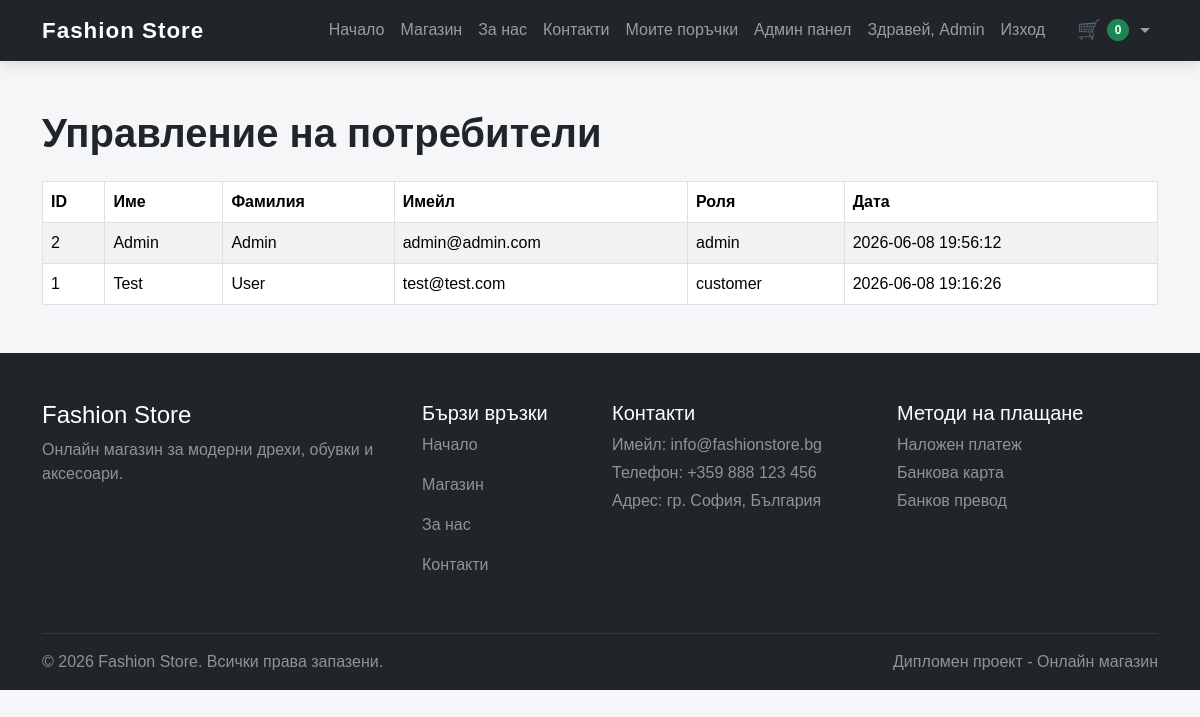
Screenshot of /admin/users.php (signed in) with the database file from the repository.
### tables this page shows
CREATE TABLE `users` (
  `id` int(11) NOT NULL,
  `first_name` varchar(100) NOT NULL,
  `last_name` varchar(100) NOT NULL,
  `email` varchar(255) NOT NULL,
  `password` varchar(255) NOT NULL,
  `role` enum('customer','admin') DEFAULT 'customer',
  `created_at` timestamp NOT NULL DEFAULT current_timestamp()
);

### admin/users.php (the view, shortened to what this page needs)
<?php
require_once '../includes/header.php';
$query = "SELECT * FROM users ORDER BY id DESC";
$result = mysqli_query($conn, $query);
?>
<div class="container my-5">
    <h1 class="mb-4">Управление на потребители</h1>
    <table class="table table-bordered table-striped">
        <thead>
            <tr>
                <th>ID</th>
                <th>Име</th>
                <th>Фамилия</th>
                <th>Имейл</th>
                <th>Роля</th>
                <th>Дата</th>
            </tr>
        </thead>
        <tbody>
            <?php while ($user = mysqli_fetch_assoc($result)) { ?>
                <tr>
                    <td><?php echo $user['id']; ?></td>
                    <td><?php echo $user['first_name']; ?></td>
                    <td><?php echo $user['last_name']; ?></td>
                    <td><?php echo $user['email']; ?></td>
                    <td><?php echo $user['role']; ?></td>
                    <td><?php echo $user['created_at']; ?></td>
                </tr>
            <?php } ?>
        </tbody>
    </table>
</div>
<?php
require_once '../includes/footer.php';
?>

### assets/css/style.css (style rules this page uses)
body { background-color: #f4f6f8; font-family: Arial, sans-serif; }
.table { background-color: white; }
h1, h2, h3 { font-weight: 700; }

### rows the page displays
users: id "2", first_name "Admin", last_name "Admin", email "admin@admin.com", role "admin", created_at "2026-06-08 19:56:12"
users: id "1", first_name "Test", last_name "User", email "test@test.com", role "customer", created_at "2026-06-08 19:16:26"

### other values shown
$_SESSION['user_name'] "Admin"
$cart_count "0"
